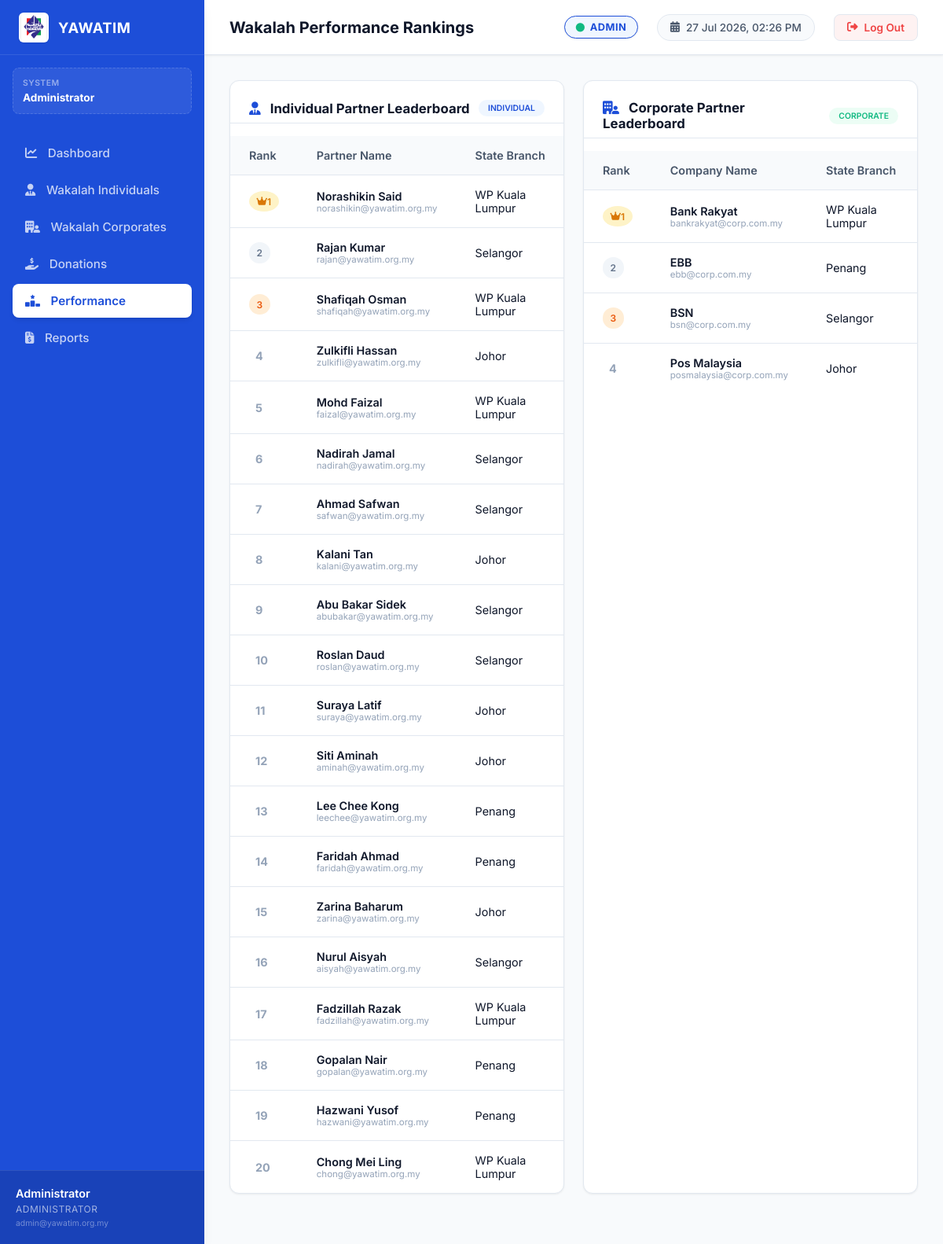
The page /index.php?page=performance (signed in) on the database its author committed.
### tables this page shows
CREATE TABLE `wakalah` (
  `wakalah_id` int(11) NOT NULL,
  `type` enum('individual','corporate') NOT NULL,
  `name` varchar(255) NOT NULL,
  `branch_name` varchar(255) DEFAULT NULL,
  `email` varchar(255) NOT NULL,
  `phone` varchar(100) NOT NULL,
  `state` varchar(100) NOT NULL,
  `status` enum('Active','Inactive') NOT NULL DEFAULT 'Active',
  `ic_number` varchar(100) DEFAULT NULL,
  `company_representative` varchar(255) DEFAULT NULL,
  `ssm_number` varchar(100) DEFAULT NULL,
  `hq_address` text DEFAULT NULL,
  `address` text DEFAULT NULL,
  `channel` enum('BSN','Bank Rakyat','Pos Malaysia','EBB') DEFAULT NULL,
  `created_at` datetime NOT NULL DEFAULT current_timestamp()
);

### modules/performance.php (the view, shortened to what this page needs)
<?php
$role = $_SESSION['role'] ?? 'wakalah_individual';
$user_channel = $_SESSION['channel'] ?? null;
$individual_rankings = [];
$corporate_rankings = [];
try {
    if ($role === 'admin' || $role === 'wakalah_individual') {
        $ch_filter = ($role !== 'admin' && !empty($user_channel)) ? "AND w.channel = " . $pdo->quote($user_channel) : "";
        $individual_rankings = $pdo->query("
            SELECT
                w.wakalah_id as id,
                w.name,
                w.email,
                w.state,
                w.status,
                (SELECT COALESCE(SUM(amount), 0.0) FROM donations WHERE wakalah_id = w.wakalah_id) as total_collections
            FROM wakalah w
            WHERE w.type = 'individual' $ch_filter
            ORDER BY total_collections DESC
        ")->fetchAll();
    }
    if ($role === 'admin' || $role === 'wakalah_corporate') {
        $corporate_rankings = $pdo->query("
            SELECT
                w.wakalah_id as id,
                w.name,
                w.email,
                w.state,
                w.status,
                (SELECT COALESCE(SUM(amount), 0.0) FROM donations WHERE wakalah_id = w.wakalah_id) as total_collections
            FROM wakalah w
            WHERE w.type = 'corporate'
            ORDER BY total_collections DESC
        ")->fetchAll();
    }
} catch (PDOException $e) {
    echo "<div style='color: var(--alert-red); font-weight: bold;'>Query Error: " . $e->getMessage() . "</div>";
}
?>
<?php if ($role === 'admin'): ?>
    <div class="charts-grid" style="grid-template-columns: 1fr 1fr; gap: 1.5rem;">
        <div class="chart-card" style="padding: 0; overflow: hidden;" id="card-perf-individual-leaderboard">
            <div class="chart-header" style="padding: 1.5rem 1.5rem 0.5rem 1.5rem; border-bottom: 1px solid var(--border-light);">
                <h3 class="chart-title"><i class="fa-solid fa-user-tie" style="color: var(--primary-blue); margin-right: 0.5rem;"></i> Individual Partner Leaderboard</h3>
                <span class="badge active" style="font-size: 0.65rem; background-color: var(--light-blue); color: var(--primary-blue);">Individual</span>
            </div>
            <div class="table-wrapper">
                <table class="table-yawatim">
                    <thead>
                        <tr>
                            <th style="width: 70px;">Rank</th>
                            <th>Partner Name</th>
                            <th>State Branch</th>
                        </tr>
                    </thead>
                    <tbody>
                        <?php foreach ($individual_rankings as $index => $rank): ?>
                            <tr>
                                <td>
                                    <?php
                                        $rank_num = $index + 1;
                                        if ($rank_num === 1) echo '<span class="badge" style="background-color: #fef3c7; color: #d97706; padding: 0.35rem 0.6rem; border-radius: 50%;"><i class="fa-solid fa-crown"></i> 1</span>';
                                        elseif ($rank_num === 2) echo '<span class="badge" style="background-color: #f1f5f9; color: #64748b; padding: 0.35rem 0.6rem; border-radius: 50%;">2</span>';
                                        elseif ($rank_num === 3) echo '<span class="badge" style="background-color: #ffedd5; color: #ea580c; padding: 0.35rem 0.6rem; border-radius: 50%;">3</span>';
                                        else echo '<span style="padding-left: 0.5rem; font-weight: 700; color: var(--light-neutral);">' . $rank_num . '</span>';
                                    ?>
                                </td>
                                <td>
                                    <div style="display: flex; flex-direction: column;">
                                        <span style="font-weight: 600;"><?php echo htmlspecialchars($rank['name']); ?></span>
                                        <span style="font-size: 0.72rem; color: var(--light-neutral);"><?php echo htmlspecialchars($rank['email']); ?></span>
                                    </div>
                                </td>
                                <td>
                                    <?php echo htmlspecialchars($rank['state'] ?: '-'); ?>
                                </td>
                            </tr>
                        <?php endforeach; ?>
                    </tbody>
                </table>
            </div>
        </div>
        <div class="chart-card" style="padding: 0; overflow: hidden;" id="card-perf-corporate-leaderboard">
            <div class="chart-header" style="padding: 1.5rem 1.5rem 0.5rem 1.5rem; border-bottom: 1px solid var(--border-light);">
                <h3 class="chart-title"><i class="fa-solid fa-building-user" style="color: var(--primary-blue); margin-right: 0.5rem;"></i> Corporate Partner Leaderboard</h3>
                <span class="badge active" style="font-size: 0.65rem; background-color: var(--light-green); color: var(--success-green);">Corporate</span>
            </div>
            <div class="table-wrapper">
                <table class="table-yawatim">
                    <thead>
                        <tr>
                            <th style="width: 70px;">Rank</th>
                            <th>Company Name</th>
                            <th>State Branch</th>
                            <th>Status</th>
                        </tr>
                    </thead>
                    <tbody>
                        <?php foreach ($corporate_rankings as $index => $rank): ?>
                            <tr>
                                <td>
                                    <?php
                                        $rank_num = $index + 1;
                                        if ($rank_num === 1) echo '<span class="badge" style="background-color: #fef3c7; color: #d97706; padding: 0.35rem 0.6rem; border-radius: 50%;"><i class="fa-solid fa-crown"></i> 1</span>';
                                        elseif ($rank_num === 2) echo '<span class="badge" style="background-color: #f1f5f9; color: #64748b; padding: 0.35rem 0.6rem; border-radius: 50%;">2</span>';
                                        elseif ($rank_num === 3) echo '<span class="badge" style="background-color: #ffedd5; color: #ea580c; padding: 0.35rem 0.6rem; border-radius: 50%;">3</span>';
                                        else echo '<span style="padding-left: 0.5rem; font-weight: 700; color: var(--light-neutral);">' . $rank_num . '</span>';
                                    ?>
                                </td>
                                <td>
                                    <div style="display: flex; flex-direction: column;">
                                        <span style="font-weight: 600;"><?php echo htmlspecialchars($rank['name']); ?></span>
                                        <span style="font-size: 0.72rem; color: var(--light-neutral);"><?php echo htmlspecialchars($rank['email']); ?></span>
                                    </div>
                                </td>
                                <td>
                                    <?php echo htmlspecialchars($rank['state'] ?: '-'); ?>
                                </td>
                                <td>
                                </td>
                            </tr>
                        <?php endforeach; ?>
                    </tbody>
                </table>
            </div>
        </div>
    </div>
<?php endif; ?>

### assets/css/style.css (style rules this page uses)
:root { --primary-blue: #1e3a8a; --primary-blue-hover: #1e40af; --light-blue: #eff6ff; --border-blue: #bfdbfe; --success-green: #10b981; --success-green-hover: #059669; --light-green: #ecfdf5; --alert-red: #ef4444; --alert-red-hover: #dc2626; --light-red: #fef2f2; --dark-neutral: #0f172a; --medium-neutral: #475569; --light-neutral: #94a3b8; --bg-neutral: #f8fafc; --border-light: #e2e8f0; --white: #ffffff; --transition: all 0.25s cubic-bezier(0.4, 0, 0.2, 1); --shadow-sm: 0 1px 3px rgba(0,0,0,0.05), 0 1px 2px rgba(0,0,0,0.02); --shadow-md: 0 4px 6px -1px rgba(0,0,0,0.08), 0 2px 4px -1px rgba(0,0,0,0.03); --shadow-lg: 0 10px 15px -3px rgba(0,0,0,0.08), 0 4px 6px -2px rgba(0,0,0,0.03); --sidebar-width: 260px; --header-height: 70px; }
* { box-sizing: border-box; margin: 0; padding: 0; }
body { font-family: 'Inter', sans-serif; background-color: var(--bg-neutral); color: var(--dark-neutral); min-height: 100vh; display: flex; flex-direction: column; overflow-x: hidden; }
.charts-grid { display: grid; grid-template-columns: 2fr 1fr; gap: 1.5rem; margin-bottom: 2rem; }
.chart-card { background-color: var(--white); border-radius: 12px; padding: 1.5rem; box-shadow: var(--shadow-sm); border: 1px solid var(--border-light); display: flex; flex-direction: column; gap: 1rem; }
.chart-header { display: flex; align-items: center; justify-content: space-between; }
.chart-title { font-size: 1.05rem; font-weight: 700; color: var(--dark-neutral); }
.table-wrapper { overflow-x: auto; width: 100%; }
.table-yawatim { width: 100%; border-collapse: collapse; text-align: left; font-size: 0.9rem; }
.table-yawatim th { background-color: var(--bg-neutral); color: var(--medium-neutral); font-weight: 600; padding: 1rem 1.5rem; border-bottom: 1px solid var(--border-light); white-space: nowrap; }
.table-yawatim td { padding: 1rem 1.5rem; border-bottom: 1px solid var(--border-light); color: var(--dark-neutral); vertical-align: middle; }
.table-yawatim tr:last-child td { border-bottom: none; }
.badge { display: inline-flex; align-items: center; padding: 0.25rem 0.75rem; border-radius: 20px; font-size: 0.75rem; font-weight: 600; text-transform: uppercase; }
.badge.active, .badge.completed { background-color: var(--light-green); color: var(--success-green); }

### rows shown on the page
wakalah: shows "1", name "Norashikin Said", email "norashikin@yawatim.org.my", state "WP Kuala Lumpur"
wakalah: shows "2", name "Rajan Kumar", email "rajan@yawatim.org.my", state "Selangor"
wakalah: shows "3", name "Shafiqah Osman", email "shafiqah@yawatim.org.my", state "WP Kuala Lumpur"
wakalah: rank_num "4", name "Zulkifli Hassan", email "zulkifli@yawatim.org.my", state "Johor"
wakalah: rank_num "5", name "Mohd Faizal", email "faizal@yawatim.org.my", state "WP Kuala Lumpur"
wakalah: rank_num "6", name "Nadirah Jamal", email "nadirah@yawatim.org.my", state "Selangor"
wakalah: rank_num "7", name "Ahmad Safwan", email "safwan@yawatim.org.my", state "Selangor"
wakalah: rank_num "8", name "Kalani Tan", email "kalani@yawatim.org.my", state "Johor"
wakalah: rank_num "9", name "Abu Bakar Sidek", email "abubakar@yawatim.org.my", state "Selangor"
wakalah: rank_num "10", name "Roslan Daud", email "roslan@yawatim.org.my", state "Selangor"
wakalah: rank_num "11", name "Suraya Latif", email "suraya@yawatim.org.my", state "Johor"
wakalah: rank_num "12", name "Siti Aminah", email "aminah@yawatim.org.my", state "Johor"
wakalah: rank_num "13", name "Lee Chee Kong", email "leechee@yawatim.org.my", state "Penang"
wakalah: rank_num "14", name "Faridah Ahmad", email "faridah@yawatim.org.my", state "Penang"
wakalah: rank_num "15", name "Zarina Baharum", email "zarina@yawatim.org.my", state "Johor"
wakalah: rank_num "16", name "Nurul Aisyah", email "aisyah@yawatim.org.my", state "Selangor"
wakalah: rank_num "17", name "Fadzillah Razak", email "fadzillah@yawatim.org.my", state "WP Kuala Lumpur"
wakalah: rank_num "18", name "Gopalan Nair", email "gopalan@yawatim.org.my", state "Penang"
wakalah: rank_num "19", name "Hazwani Yusof", email "hazwani@yawatim.org.my", state "Penang"
wakalah: rank_num "20", name "Chong Mei Ling", email "chong@yawatim.org.my", state "WP Kuala Lumpur"
wakalah: shows "1", name "Bank Rakyat", email "bankrakyat@corp.com.my", state "WP Kuala Lumpur"
wakalah: shows "2", name "EBB", email "ebb@corp.com.my", state "Penang"
wakalah: shows "3", name "BSN", email "bsn@corp.com.my", state "Selangor"
wakalah: rank_num "4", name "Pos Malaysia", email "posmalaysia@corp.com.my", state "Johor"

### other values the page prints
$name ?: 'YAWATIM' "Administrator"
$name "Administrator"
$email "admin@yawatim.org.my"
$page_title "Wakalah Performance Rankings"
$current_channel ?: 'YAWATIM' "ADMIN"
